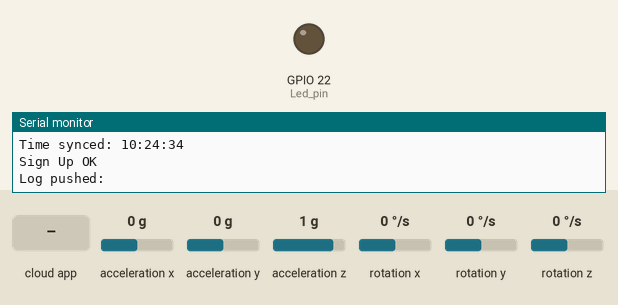
Simulated run of this sketch. Board: ESP32. Shown: output pins drawn as LEDs (lit = HIGH), the last lines printed to the serial monitor. The inputs (shaded band) are chosen by the test bench; at power-on: acceleration x 0 g, acceleration y 0 g, acceleration z 1 g, rotation x 0 °/s, rotation y 0 °/s, rotation z 0 °/s. WiFi joins after 1.5 s; servers stay silent unless stated; network time is answered at once with the bench clock; the local clock reads 2024-03-15 10:24:30 at power-on unless the sketch sets it.

Above: at 5.8 s.
5.9 s: the phone or cloud app sets analog to 0
At 6.5 s:
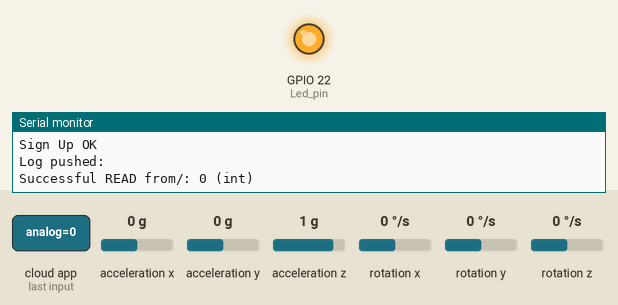
7.4 s: the phone or cloud app sets analog to 1
At 8.8 s:
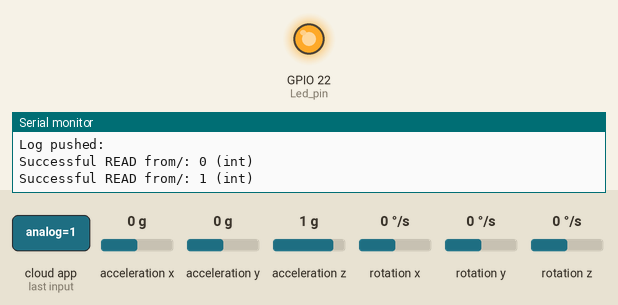
Timing chart, 0 to 10.4 s (numbered marks = the images above; inputs shaded):
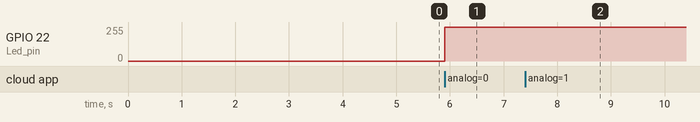

The sketch:

firebase_connect_to_ESP32.ino
```cpp
#include <Firebase_ESP_Client.h>

#include <Wire.h>
#include <WiFi.h>
#include "addons/TokenHelper.h"
#include "addons/RTDBHelper.h"
#include <MPU6050_tockn.h>
#include <NTPClient.h>
#include <WiFiUdp.h>

WiFiUDP ntpUDP;
NTPClient timeClient(ntpUDP, "pool.ntp.org", 7*3600, 60000); // GMT+7, refresh 60s

MPU6050 mpu6050(Wire);

#define WIFI_SSID "B5-P5.14"
#define WIFI_PASSWORD "66668888"
#define API_KEY "AIzaSyB5ID-GFh2az-j0zltGLiUpR0vuGKV_CSk"
#define DATABASE_URL "https://control-esp32-8bc83-default-rtdb.asia-southeast1.firebasedatabase.app/"

#define Led_pin 22
#define SDA 23
#define SCL 19

FirebaseData fbdo_write, fbdo_read;

FirebaseAuth auth;
FirebaseConfig config;

unsigned long last_send_data_millis = 0;
bool signupOK = false;
float imu_data_angle_X = 0;
float imu_data_angle_Y = 0;
float imu_data_angle_Z = 0;

int pwm_val = 0;
// int ledChannel = 0; // kênh PWM

void setup() {
    Serial.begin(115200);
    Wire.begin(SDA, SCL);
    mpu6050.begin();
    mpu6050.calcGyroOffsets(true);

    pinMode(Led_pin, OUTPUT);


    WiFi.begin(WIFI_SSID, WIFI_PASSWORD);
    Serial.println("Connecting to wifi...");
    while(WiFi.status() != WL_CONNECTED) {
        Serial.print("."); delay(300);
    }
    Serial.println("OK");
    Serial.print("Connected with IP: ");
    Serial.println(WiFi.localIP());
    Serial.println();

    //---NTP: đồng bộ thời gian trước---
    timeClient.begin();
    Serial.println("Syncing time with NTP...");
    while (!timeClient.update()) {
        timeClient.forceUpdate();   // bắt buộc update
        delay(500);
    }
    Serial.print("Time synced: ");
    Serial.println(timeClient.getFormattedTime());

    //---Firebase---
    config.api_key = API_KEY;
    config.database_url = DATABASE_URL;
    if(Firebase.signUp(&config, &auth, "", "")) {
        Serial.println("Sign Up OK");
        signupOK = true;
    } else {
        Serial.printf("%s\n", config.signer.signupError.message.c_str());
    }
    config.token_status_callback = tokenStatusCallback;
    Firebase.begin(&config, &auth);
    Firebase.reconnectWiFi(true);
    if(!Firebase.RTDB.beginStream(&fbdo_read, "LED/analog"))
        Serial.printf("stream read begin error, %s\n\n", fbdo_read.errorReason().c_str());
}


void debug() {
        if(Firebase.RTDB.setFloat(&fbdo_write, "IMU/data_angle_X", imu_data_angle_X)) {
            Serial.println(); Serial.print(imu_data_angle_X);
            Serial.print(" Successfully saved to: " + fbdo_write.dataPath());
            Serial.println("("+ fbdo_write.dataType() +")");
        } else {
            Serial.println("Failed: " + fbdo_write.errorReason());
        }
        if(Firebase.RTDB.setFloat(&fbdo_write, "IMU/data_angle_Y", imu_data_angle_Y)) {
            Serial.print(imu_data_angle_Y);
            Serial.print(" Successfully saved to: " + fbdo_write.dataPath());
            Serial.println("("+ fbdo_write.dataType() +")");
        } else {
            Serial.println("Failed: " + fbdo_write.errorReason());
        }
        if(Firebase.RTDB.setFloat(&fbdo_write, "IMU/data_angle_Z", imu_data_angle_Z)) {
            Serial.print(imu_data_angle_Z);
            Serial.print(" Successfully saved to: " + fbdo_write.dataPath());
            Serial.println("("+ fbdo_write.dataType() +")");
        } else {
            Serial.println("Failed: " + fbdo_write.errorReason());
        }
}

void saveFloat(String path, float value) {
    if (!Firebase.RTDB.setFloat(&fbdo_write, path.c_str(), value)) {
        Serial.println("Failed to save " + path + ": " + fbdo_write.errorReason());
    }
}

void loop() {
    mpu6050.update();
    if(Firebase.ready() && signupOK && (millis() - last_send_data_millis > 5000 || last_send_data_millis == 0)) {
        timeClient.update();
        last_send_data_millis = millis();
        // -----------------------------Save data to a RTDB
        imu_data_angle_X = mpu6050.getAngleX();
        imu_data_angle_Y = mpu6050.getAngleY();
        imu_data_angle_Z = mpu6050.getAngleZ();

        //In góc vào monitor
        //debug();

        //Lưu thời gian realtime
        saveFloat("IMU/Realtime/angle_X", imu_data_angle_X);
        saveFloat("IMU/Realtime/angle_Y", imu_data_angle_Y);
        saveFloat("IMU/Realtime/angle_Z", imu_data_angle_Z);

        // Lấy thời gian thực
        unsigned long epochTime = timeClient.getEpochTime();  // giây từ 1970
        struct tm *ptm = gmtime((time_t *)&epochTime);

        char datetime[25];
        sprintf(datetime, "%04d-%02d-%02d %02d:%02d:%02d",
                (ptm->tm_year + 1900),
                (ptm->tm_mon + 1),
                ptm->tm_mday,
                ptm->tm_hour,
                ptm->tm_min,
                ptm->tm_sec);

        // ----------------------------- Lưu log (thêm vào IMU/logs)
        FirebaseJson json;
        json.set("angle_X", imu_data_angle_X);
        json.set("angle_Y", imu_data_angle_Y);
        json.set("angle_Z", imu_data_angle_Z);
        json.set("datetime", datetime);  // hoặc thay bằng giờ thực từ NTP

        if (Firebase.RTDB.pushJSON(&fbdo_write, "IMU/logs", &json)) {
            Serial.println("Log pushed: " + fbdo_write.dataPath());
        } else {
            Serial.println("Log push failed: " + fbdo_write.errorReason());
        }

    }
  //--------------------------------------Read data change from firebase to control devices connect with ESP32
    if(Firebase.ready() && signupOK) {
        if(!Firebase.RTDB.readStream(&fbdo_read))
            Serial.printf("Stream read read error, $s\n\n", fbdo_read.errorReason().c_str());
        if(fbdo_read.streamAvailable()) {
            if(fbdo_read.dataType() == "int") {
                pwm_val = fbdo_read.intData();
                Serial.println("Successful READ from" + fbdo_read.dataPath() + ": " + pwm_val + " (" + fbdo_read.dataType() + ") ");
                analogWrite(Led_pin, 255 - pwm_val);
            }
        }
    }

}
```

Measured:
- after the input at 5.9 s, GPIO 22 (Led_pin): 0/255 → 255/255 at once
- after the input at 7.4 s, GPIO 22 (Led_pin): 255/255 → 254/255 at once
